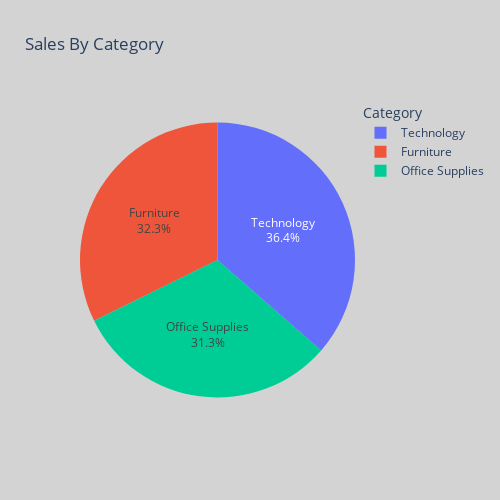

Write notebook code for a chart like this one.
### Code cell
fig = px.pie(data.groupby("Category")["Sales"].sum(), values="Sales", names=data.groupby("Category").groups.keys(),title="Sales By Category",width=500, height=500)
fig.update_traces(textposition='inside', textinfo='percent+label')
fig.update_layout(plot_bgcolor='rgba(0,0,0,0)',paper_bgcolor='lightgray',showlegend=True,legend_title='Category')
fig.show()

### Figure 1 — Plotly figure (JSON) as saved in the notebook; plotly's stock layout.template omitted (floating-point values rounded to 4 significant figures)
{"data": [{"domain": {"x": [0, 1], "y": [0, 1]}, "hovertemplate": "label=%{label}<br>Sales=%{value}<extra></extra>", "labels": ["Furniture", "Office Supplies", "Technology"], "legendgroup": "", "name": "", "showlegend": true, "textinfo": "percent+label", "textposition": "inside", "type": "pie", "values": [741300.0, 718700.0, 836200.0]}], "layout": {"height": 500, "legend": {"title": {"text": "Category"}, "tracegroupgap": 0}, "paper_bgcolor": "lightgray", "plot_bgcolor": "rgba(0,0,0,0)", "showlegend": true, "title": {"text": "Sales By Category"}, "width": 500}}
